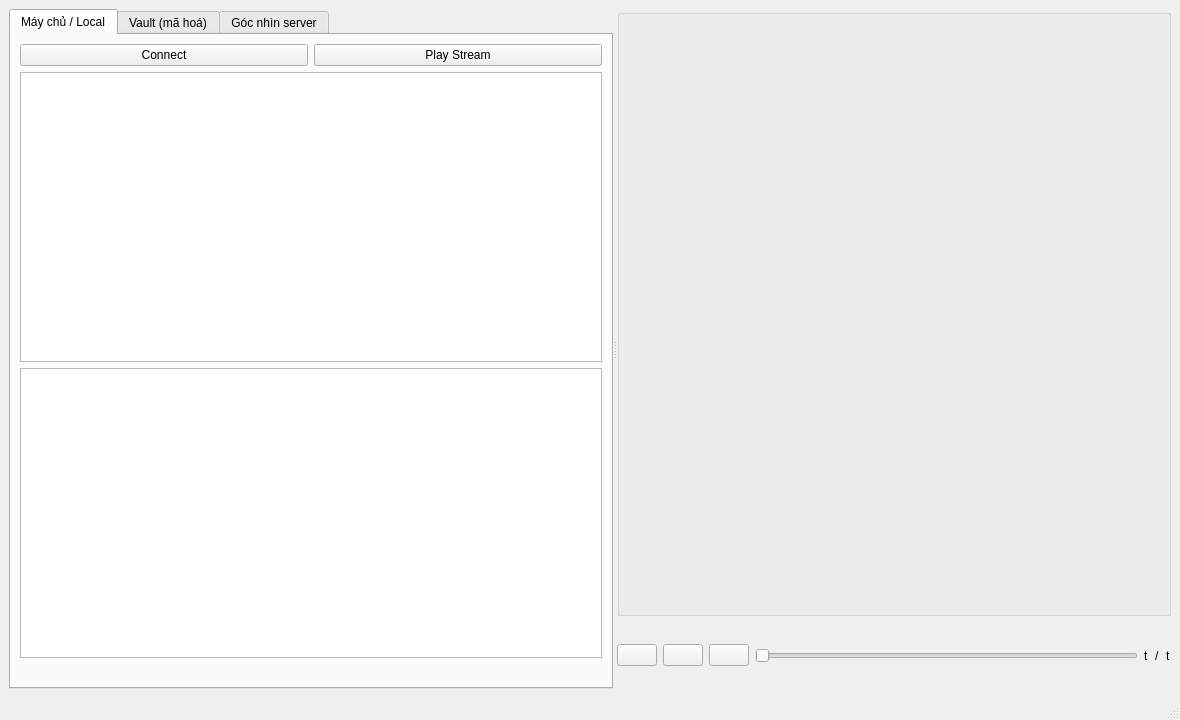
<?xml version="1.0" encoding="UTF-8"?>
<ui version="4.0">
 <class>MainWindow</class>
 <widget class="QMainWindow" name="MainWindow">
  <property name="geometry">
   <rect>
    <x>0</x>
    <y>0</y>
    <width>1180</width>
    <height>720</height>
   </rect>
  </property>
  <property name="windowTitle">
   <string>MainWindow</string>
  </property>
  <widget class="QWidget" name="centralwidget">
   <layout class="QVBoxLayout" name="verticalLayout_3">
    <item>
     <widget class="QSplitter" name="splitter">
      <property name="orientation">
       <enum>Qt::Orientation::Horizontal</enum>
      </property>
      <widget class="QTabWidget" name="tabWidget_Left">
       <property name="currentIndex">
        <number>0</number>
       </property>
       <widget class="QWidget" name="tab_Browse">
        <attribute name="title">
         <string>Máy chủ / Local</string>
        </attribute>
        <layout class="QVBoxLayout" name="verticalLayout">
         <item>
          <layout class="QHBoxLayout" name="horizontalLayout">
           <item>
            <widget class="QPushButton" name="btnConnect">
             <property name="text">
              <string>Connect</string>
             </property>
            </widget>
           </item>
           <item>
            <widget class="QPushButton" name="btnPlayStream">
             <property name="text">
              <string>Play Stream</string>
             </property>
            </widget>
           </item>
          </layout>
         </item>
         <item>
          <widget class="QTreeView" name="treeView"/>
         </item>
         <item>
          <widget class="QTreeView" name="treeView_Local"/>
         </item>
         <item>
          <widget class="QLabel" name="label_Video_Info">
           <property name="text">
            <string/>
           </property>
          </widget>
         </item>
        </layout>
       </widget>
       <widget class="QWidget" name="tab_Vault">
        <attribute name="title">
         <string>Vault (mã hoá)</string>
        </attribute>
        <layout class="QVBoxLayout" name="verticalLayout_Vault">
         <property name="leftMargin">
          <number>0</number>
         </property>
         <property name="topMargin">
          <number>0</number>
         </property>
         <property name="rightMargin">
          <number>0</number>
         </property>
         <property name="bottomMargin">
          <number>0</number>
         </property>
         <item>
          <widget class="VaultWidget" name="vaultWidget" native="true"/>
         </item>
        </layout>
       </widget>
       <widget class="QWidget" name="tab_Server">
        <attribute name="title">
         <string>Góc nhìn server</string>
        </attribute>
        <layout class="QVBoxLayout" name="verticalLayout_Server">
         <property name="leftMargin">
          <number>0</number>
         </property>
         <property name="topMargin">
          <number>0</number>
         </property>
         <property name="rightMargin">
          <number>0</number>
         </property>
         <property name="bottomMargin">
          <number>0</number>
         </property>
         <item>
          <widget class="ServerViewWidget" name="serverViewWidget" native="true"/>
         </item>
        </layout>
       </widget>
      </widget>
      <widget class="QWidget" name="rightPanel">
       <layout class="QVBoxLayout" name="verticalLayout_2" stretch="9,1">
        <item>
         <widget class="QGroupBox" name="groupBoxVideo">
          <property name="title">
           <string/>
          </property>
         </widget>
        </item>
        <item>
         <layout class="QHBoxLayout" name="horizontalLayout_4" stretch="1,9,0">
          <item>
           <layout class="QHBoxLayout" name="horizontalLayout_3" stretch="1,1,1">
            <item>
             <widget class="QPushButton" name="pushButton_Prev">
              <property name="toolTip">
               <string>Phát file trước trong cây local</string>
              </property>
              <property name="text">
               <string/>
              </property>
             </widget>
            </item>
            <item>
             <widget class="QPushButton" name="pushButton_Next">
              <property name="toolTip">
               <string>Phát file tiếp theo trong cây local</string>
              </property>
              <property name="text">
               <string/>
              </property>
             </widget>
            </item>
            <item>
             <widget class="QPushButton" name="pushButton_Play_Pause">
              <property name="text">
               <string/>
              </property>
             </widget>
            </item>
           </layout>
          </item>
          <item>
           <widget class="QSlider" name="horizontalSlider_Duration">
            <property name="orientation">
             <enum>Qt::Orientation::Horizontal</enum>
            </property>
           </widget>
          </item>
          <item>
           <layout class="QHBoxLayout" name="horizontalLayout_2" stretch="5,0,5">
            <item>
             <widget class="QLabel" name="label_current_Time">
              <property name="text">
               <string>t</string>
              </property>
             </widget>
            </item>
            <item>
             <widget class="QLabel" name="label">
              <property name="text">
               <string>/</string>
              </property>
             </widget>
            </item>
            <item>
             <widget class="QLabel" name="label_Total_Time">
              <property name="text">
               <string>t</string>
              </property>
             </widget>
            </item>
           </layout>
          </item>
         </layout>
        </item>
       </layout>
      </widget>
     </widget>
    </item>
   </layout>
  </widget>
  <widget class="QMenuBar" name="menubar">
   <property name="geometry">
    <rect>
     <x>0</x>
     <y>0</y>
     <width>1180</width>
     <height>36</height>
    </rect>
   </property>
  </widget>
  <widget class="QStatusBar" name="statusbar"/>
 </widget>
 <customwidgets>
  <customwidget>
   <class>VaultWidget</class>
   <extends>QWidget</extends>
   <header>vaultwidget.h</header>
   <container>1</container>
  </customwidget>
  <customwidget>
   <class>ServerViewWidget</class>
   <extends>QWidget</extends>
   <header>serverviewwidget.h</header>
   <container>1</container>
  </customwidget>
 </customwidgets>
 <resources/>
 <connections/>
</ui>
